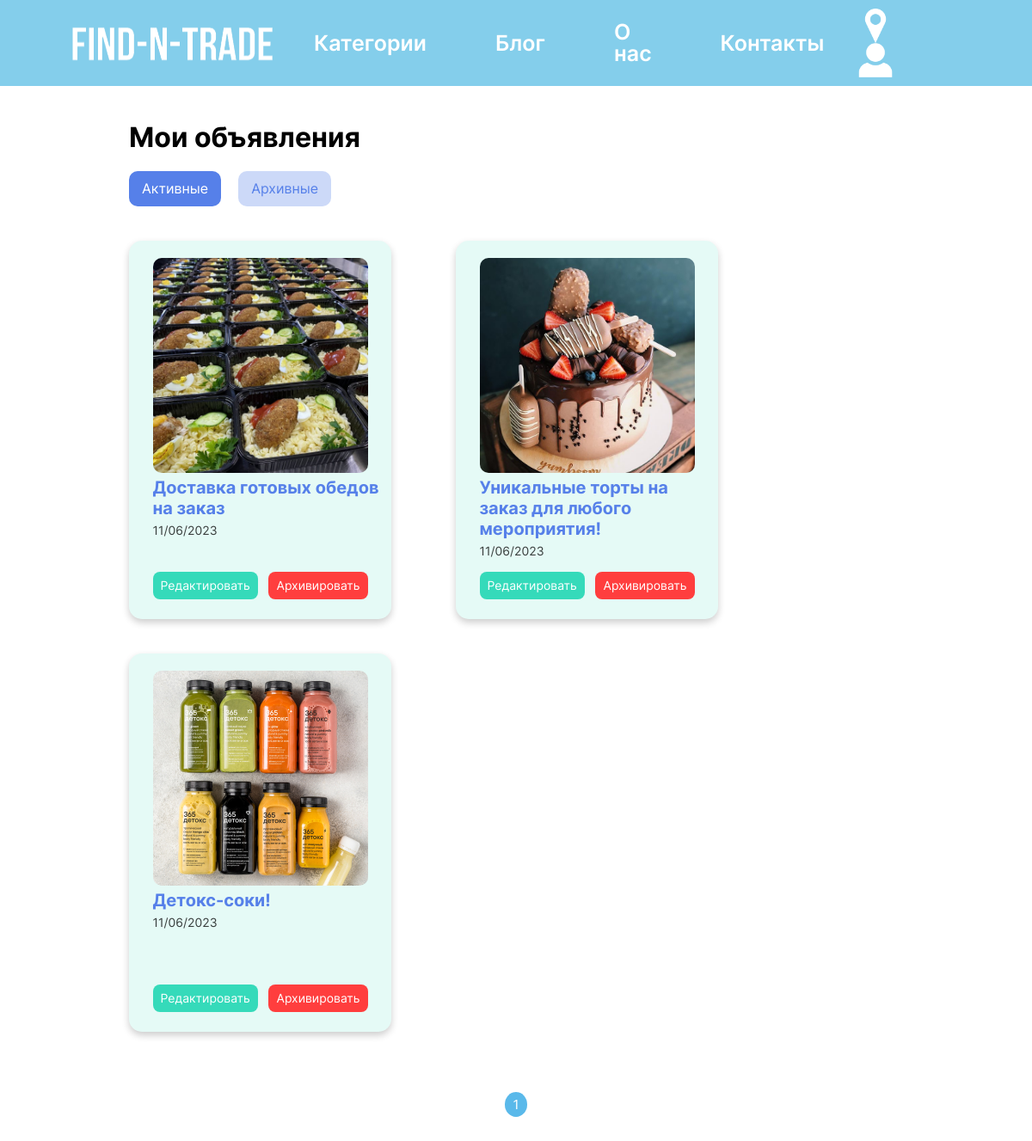
The app's page /active_ads/ (signed in) with its own data.
### main/models.py (models this page shows, shortened)
class Ad(models.Model):
    user= models.ForeignKey(CustomUser, blank=False, null=False, on_delete=models.CASCADE, related_name='creator')
    title= models.CharField(max_length=50, verbose_name="Title")
    company_name= models.CharField(max_length=50, blank=True, null=True, verbose_name="Company_name")
    description= models.TextField(verbose_name="Description")
    image_link = models.ImageField(upload_to=user_image_directory_path, blank=True, null=True,
                                   verbose_name="Ad image")
    cost= models.FloatField(verbose_name="Cost")
    responders= models.ManyToManyField(Respond, blank=True, null=True)
    create_date = models.DateField(auto_now_add=True, verbose_name="Creation date")
    edit_date = models.DateField(auto_now=True, verbose_name="Edit date")
    is_active = models.BooleanField(default=True, verbose_name="Active")
    category=models.ForeignKey(Category, blank=True, null=True, on_delete=models.CASCADE)

### main/views.py (the view)
# urls.py: path('active_ads/', views.ActiveAdListView.as_view(), name='active ads'),
class ActiveAdListView(ListView):
    template_name = "main/active_ads.html"
    model = Ad
    paginate_by = 4
    def get_queryset(self):
        new_context = Ad.objects.filter(
            user=self.request.user,
            is_active=True
        )
        return new_context

### main/templates/main/active_ads.html (shortened to what this page needs)
{% extends 'main/base.html' %}
{% load static %}
{% block links %}  <link rel="stylesheet" href="{% static 'main/css/style_imported.css' %}">  {% endblock %}
{% block content %}
<body background="{% static 'main/images/bg5.png' %}">
    <main>
      <h1 id="actarchads">Мои объявления</h1>
      <div class="ads-sections">
        <a href="{% url 'active ads'%}"><p>Активные</p></a>
        <a href="{% url 'archived ads'%}"><p class="nav_nonactive">Архивные</p></a>
      </div>
      <div class="adsactive">
        {% for i in object_list %}
          <div class="card">
            <div class="ad_image">
              {% if i.image_link.file is not None     %}
              <img class="adimg"src="{{i.image_link.url}}" alt="">
              {% else %}
              <img class="adimg" src="{% static 'main/img/no-image-removebg-preview.png'%}" alt="" style="
                 border: solid 1px #CCC;">
              {% endif %}
            </div>
            <div class="adtext">
              <a href="{% url 'ad_details' id=i.id %}">  <h4><b>{{i.title}} </b></h4></a>
              <p>{{i.create_date|date:'d/m/Y'}}</p>
            </div>
            <div class="ads-actions">
              <a href="{% url 'edit ad' pk=i.id %}"><p style="background-color: #35DABA">Редактировать</p></a>
              <form action="{% url 'archive_ad'%}" method="post">
                <button><p style="background-color: #FF3E3E; color: white;">Архивировать</p></button>
              </form>
            </div>
          </div>
      {% endfor %}
    </div>
    <div class="pagination" style="margin-top: 30px;">
      <div class="pages">
        {% for page in paginator.page_range %}
          <a href="?page={{page}}"><p class="{% if page_obj.number == page  %}active_page{% endif %}">{{page}}</p></a>
        {% endfor %}
       </div>
     </main>
</body>
{% endblock %}

### main/static/main/css/style.css (style rules this page uses)
* { box-sizing: border-box; margin: 0; padding: 0; font-family: "Inter", sans-serif; }
a { text-decoration: none; color: #fff; user-drag: none; -webkit-user-drag: none; user-select: none; -moz-user-select: none; -webkit-user-select: none; -ms-user-select: none; }
img { -webkit-user-select: none; -moz-user-select: none; -ms-user-select: none; user-select: none; user-drag: none; -webkit-user-drag: none; user-select: none; -moz-user-select: none; -webkit-user-select: none; -ms-user-select: none; }
button { border: none; outline: none; background: none; display: block; cursor: pointer; -webkit-user-select: none; -moz-user-select: none; -ms-user-select: none; user-select: none; }
:root { --bs-lightblue: #84CEEB; --bs-blue: #5AB9EA; --bs-gradient_one: linear-gradient(60deg, rgba(104, 201, 201, 0.8724440459777661) 15%, rgba(90, 185, 234, 0.4186625333727241) 49%, rgba(86, 128, 233, 0.7015756986388305) 84%); --bs--gradient_two: linear-gradient(45deg, rgba(255, 255, 255, 0.8724440459777661) 15%, rgba(86, 128, 233, 0.7015756986388305) 84%); --bs--gradient_three: linear-gradient(45deg, rgba(255, 255, 255, 0.8724440459777661) 15%, rgba(109, 177, 232, 0.702) 90%); --bs--gradient_four: linear-gradient(45deg, #68C9C9, #5680E9); --bs--lapisblue: #5680E9; --bs-darkblue: #152243; --bs-sea: #072A82; --bs-lavender: #83A4EF; --bs-green: #81D6CD; --bs-grayblue: #2E5E71; --bs-lime: #00FF85; --bs-red: #FF3E3E; --bs-yellow: #FFD84F; }
:root { --bs-lightblue: #84CEEB; --bs-blue: #5AB9EA; --bs-gradient_one: linear-gradient(60deg, rgba(104, 201, 201, 0.8724440459777661) 15%, rgba(90, 185, 234, 0.4186625333727241) 49%, rgba(86, 128, 233, 0.7015756986388305) 84%); --bs--gradient_two: linear-gradient(45deg, rgba(255, 255, 255, 0.8724440459777661) 15%, rgba(86, 128, 233, 0.7015756986388305) 84%); --bs--lapisblue: #5680E9; --bs-darkblue: #152243; --bs-lavender: #83A4EF; --bs-green: #81D6CD; }
.pagination { width: 14%; margin: auto; height: 10%; }
.pages { margin-bottom: 30px; display: flex; column-gap: 10px; align-items: center; justify-content: center; }
.pages p { text-align: center; font-size: 15px; font-weight: normal; background-color: var(--bs-blue); opacity: 0.5; color: white; padding: 5px 10px; border-radius: 50%; }
.pages a { text-decoration: none; }
.active_page { opacity: 1 !important; }

### records on screen
Ad: image_link (picture), title "Доставка готовых обедов на заказ", create_date "11/06/2023"
Ad: image_link (picture), title "Уникальные торты на заказ для любого мероприятия!", create_date "11/06/2023"
Ad: image_link (picture), title "Детокс-соки!", create_date "11/06/2023"

### other values on screen
{{ page }} "1"
